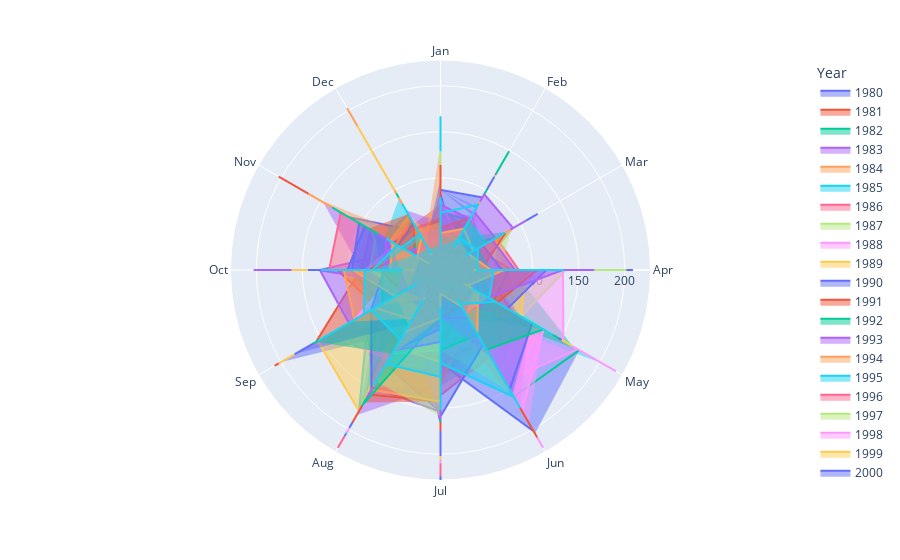

The cell this chart's notebook holds for it:
### Code cell
fig = px.line_polar(df2, r=' AQI Value', theta='Month', color='Year')

fig.update_traces(fill='toself')
fig.show()

### Figure 1 — Plotly figure (JSON) as saved in the notebook; plotly's stock layout.template omitted (floating-point values rounded to 4 significant figures; data arrays with more than 128 entries replaced by an {"elided": "..."} marker saying what was removed)
{"data": [{"fill": "toself", "hovertemplate": "Year=1980<br> AQI Value=%{r}<br>Month=%{theta}<extra></extra>", "legendgroup": "1980", "line": {"color": "#636efa", "dash": "solid"}, "marker": {"symbol": "circle"}, "mode": "lines", "name": "1980", "r": {"elided": "366 int values"}, "showlegend": true, "subplot": "polar", "theta": {"elided": "366 str values"}, "type": "scatterpolargl"}, {"fill": "toself", "hovertemplate": "Year=1981<br> AQI Value=%{r}<br>Month=%{theta}<extra></extra>", "legendgroup": "1981", "line": {"color": "#EF553B", "dash": "solid"}, "marker": {"symbol": "circle"}, "mode": "lines", "name": "1981", "r": {"elided": "365 int values"}, "showlegend": true, "subplot": "polar", "theta": {"elided": "365 str values"}, "type": "scatterpolargl"}, {"fill": "toself", "hovertemplate": "Year=1982<br> AQI Value=%{r}<br>Month=%{theta}<extra></extra>", "legendgroup": "1982", "line": {"color": "#00cc96", "dash": "solid"}, "marker": {"symbol": "circle"}, "mode": "lines", "name": "1982", "r": {"elided": "365 int values"}, "showlegend": true, "subplot": "polar", "theta": {"elided": "365 str values"}, "type": "scatterpolargl"}, {"fill": "toself", "hovertemplate": "Year=1983<br> AQI Value=%{r}<br>Month=%{theta}<extra></extra>", "legendgroup": "1983", "line": {"color": "#ab63fa", "dash": "solid"}, "marker": {"symbol": "circle"}, "mode": "lines", "name": "1983", "r": {"elided": "365 int values"}, "showlegend": true, "subplot": "polar", "theta": {"elided": "365 str values"}, "type": "scatterpolargl"}, {"fill": "toself", "hovertemplate": "Year=1984<br> AQI Value=%{r}<br>Month=%{theta}<extra></extra>", "legendgroup": "1984", "line": {"color": "#FFA15A", "dash": "solid"}, "marker": {"symbol": "circle"}, "mode": "lines", "name": "1984", "r": {"elided": "366 int values"}, "showlegend": true, "subplot": "polar", "theta": {"elided": "366 str values"}, "type": "scatterpolargl"}, {"fill": "toself", "hovertemplate": "Year=1985<br> AQI Value=%{r}<br>Month=%{theta}<extra></extra>", "legendgroup": "1985", "line": {"color": "#19d3f3", "dash": "solid"}, "marker": {"symbol": "circle"}, "mode": "lines", "name": "1985", "r": {"elided": "365 int values"}, "showlegend": true, "subplot": "polar", "theta": {"elided": "365 str values"}, "type": "scatterpolargl"}, {"fill": "toself", "hovertemplate": "Year=1986<br> AQI Value=%{r}<br>Month=%{theta}<extra></extra>", "legendgroup": "1986", "line": {"color": "#FF6692", "dash": "solid"}, "marker": {"symbol": "circle"}, "mode": "lines", "name": "1986", "r": {"elided": "365 int values"}, "showlegend": true, "subplot": "polar", "theta": {"elided": "365 str values"}, "type": "scatterpolargl"}, {"fill": "toself", "hovertemplate": "Year=1987<br> AQI Value=%{r}<br>Month=%{theta}<extra></extra>", "legendgroup": "1987", "line": {"color": "#B6E880", "dash": "solid"}, "marker": {"symbol": "circle"}, "mode": "lines", "name": "1987", "r": {"elided": "365 int values"}, "showlegend": true, "subplot": "polar", "theta": {"elided": "365 str values"}, "type": "scatterpolargl"}, {"fill": "toself", "hovertemplate": "Year=1988<br> AQI Value=%{r}<br>Month=%{theta}<extra></extra>", "legendgroup": "1988", "line": {"color": "#FF97FF", "dash": "solid"}, "marker": {"symbol": "circle"}, "mode": "lines", "name": "1988", "r": {"elided": "366 int values"}, "showlegend": true, "subplot": "polar", "theta": {"elided": "366 str values"}, "type": "scatterpolargl"}, {"fill": "toself", "hovertemplate": "Year=1989<br> AQI Value=%{r}<br>Month=%{theta}<extra></extra>", "legendgroup": "1989", "line": {"color": "#FECB52", "dash": "solid"}, "marker": {"symbol": "circle"}, "mode": "lines", "name": "1989", "r": {"elided": "365 int values"}, "showlegend": true, "subplot": "polar", "theta": {"elided": "365 str values"}, "type": "scatterpolargl"}, {"fill": "toself", "hovertemplate": "Year=1990<br> AQI Value=%{r}<br>Month=%{theta}<extra></extra>", "legendgroup": "1990", "line": {"color": "#636efa", "dash": "solid"}, "marker": {"symbol": "circle"}, "mode": "lines", "name": "1990", "r": {"elided": "365 int values"}, "showlegend": true, "subplot": "polar", "theta": {"elided": "365 str values"}, "type": "scatterpolargl"}, {"fill": "toself", "hovertemplate": "Year=1991<br> AQI Value=%{r}<br>Month=%{theta}<extra></extra>", "legendgroup": "1991", "line": {"color": "#EF553B", "dash": "solid"}, "marker": {"symbol": "circle"}, "mode": "lines", "name": "1991", "r": {"elided": "365 int values"}, "showlegend": true, "subplot": "polar", "theta": {"elided": "365 str values"}, "type": "scatterpolargl"}, {"fill": "toself", "hovertemplate": "Year=1992<br> AQI Value=%{r}<br>Month=%{theta}<extra></extra>", "legendgroup": "1992", "line": {"color": "#00cc96", "dash": "solid"}, "marker": {"symbol": "circle"}, "mode": "lines", "name": "1992", "r": {"elided": "366 int values"}, "showlegend": true, "subplot": "polar", "theta": {"elided": "366 str values"}, "type": "scatterpolargl"}, {"fill": "toself", "hovertemplate": "Year=1993<br> AQI Value=%{r}<br>Month=%{theta}<extra></extra>", "legendgroup": "1993", "line": {"color": "#ab63fa", "dash": "solid"}, "marker": {"symbol": "circle"}, "mode": "lines", "name": "1993", "r": {"elided": "365 int values"}, "showlegend": true, "subplot": "polar", "theta": {"elided": "365 str values"}, "type": "scatterpolargl"}, {"fill": "toself", "hovertemplate": "Year=1994<br> AQI Value=%{r}<br>Month=%{theta}<extra></extra>", "legendgroup": "1994", "line": {"color": "#FFA15A", "dash": "solid"}, "marker": {"symbol": "circle"}, "mode": "lines", "name": "1994", "r": {"elided": "365 int values"}, "showlegend": true, "subplot": "polar", "theta": {"elided": "365 str values"}, "type": "scatterpolargl"}, {"fill": "toself", "hovertemplate": "Year=1995<br> AQI Value=%{r}<br>Month=%{theta}<extra></extra>", "legendgroup": "1995", "line": {"color": "#19d3f3", "dash": "solid"}, "marker": {"symbol": "circle"}, "mode": "lines", "name": "1995", "r": {"elided": "365 int values"}, "showlegend": true, "subplot": "polar", "theta": {"elided": "365 str values"}, "type": "scatterpolargl"}, {"fill": "toself", "hovertemplate": "Year=1996<br> AQI Value=%{r}<br>Month=%{theta}<extra></extra>", "legendgroup": "1996", "line": {"color": "#FF6692", "dash": "solid"}, "marker": {"symbol": "circle"}, "mode": "lines", "name": "1996", "r": {"elided": "366 int values"}, "showlegend": true, "subplot": "polar", "theta": {"elided": "366 str values"}, "type": "scatterpolargl"}, {"fill": "toself", "hovertemplate": "Year=1997<br> AQI Value=%{r}<br>Month=%{theta}<extra></extra>", "legendgroup": "1997", "line": {"color": "#B6E880", "dash": "solid"}, "marker": {"symbol": "circle"}, "mode": "lines", "name": "1997", "r": {"elided": "365 int values"}, "showlegend": true, "subplot": "polar", "theta": {"elided": "365 str values"}, "type": "scatterpolargl"}, {"fill": "toself", "hovertemplate": "Year=1998<br> AQI Value=%{r}<br>Month=%{theta}<extra></extra>", "legendgroup": "1998", "line": {"color": "#FF97FF", "dash": "solid"}, "marker": {"symbol": "circle"}, "mode": "lines", "name": "1998", "r": {"elided": "365 int values"}, "showlegend": true, "subplot": "polar", "theta": {"elided": "365 str values"}, "type": "scatterpolargl"}, {"fill": "toself", "hovertemplate": "Year=1999<br> AQI Value=%{r}<br>Month=%{theta}<extra></extra>", "legendgroup": "1999", "line": {"color": "#FECB52", "dash": "solid"}, "marker": {"symbol": "circle"}, "mode": "lines", "name": "1999", "r": {"elided": "365 int values"}, "showlegend": true, "subplot": "polar", "theta": {"elided": "365 str values"}, "type": "scatterpolargl"}, {"fill": "toself", "hovertemplate": "Year=2000<br> AQI Value=%{r}<br>Month=%{theta}<extra></extra>", "legendgroup": "2000", "line": {"color": "#636efa", "dash": "solid"}, "marker": {"symbol": "circle"}, "mode": "lines", "name": "2000", "r": {"elided": "366 int values"}, "showlegend": true, "subplot": "polar", "theta": {"elided": "366 str values"}, "type": "scatterpolargl"}, {"fill": "toself", "hovertemplate": "Year=2001<br> AQI Value=%{r}<br>Month=%{theta}<extra></extra>", "legendgroup": "2001", "line": {"color": "#EF553B", "dash": "solid"}, "marker": {"symbol": "circle"}, "mode": "lines", "name": "2001", "r": {"elided": "365 int values"}, "showlegend": true, "subplot": "polar", "theta": {"elided": "365 str values"}, "type": "scatterpolargl"}, {"fill": "toself", "hovertemplate": "Year=2002<br> AQI Value=%{r}<br>Month=%{theta}<extra></extra>", "legendgroup": "2002", "line": {"color": "#00cc96", "dash": "solid"}, "marker": {"symbol": "circle"}, "mode": "lines", "name": "2002", "r": {"elided": "365 int values"}, "showlegend": true, "subplot": "polar", "theta": {"elided": "365 str values"}, "type": "scatterpolargl"}, {"fill": "toself", "hovertemplate": "Year=2003<br> AQI Value=%{r}<br>Month=%{theta}<extra></extra>", "legendgroup": "2003", "line": {"color": "#ab63fa", "dash": "solid"}, "marker": {"symbol": "circle"}, "mode": "lines", "name": "2003", "r": {"elided": "365 int values"}, "showlegend": true, "subplot": "polar", "theta": {"elided": "365 str values"}, "type": "scatterpolargl"}, {"fill": "toself", "hovertemplate": "Year=2004<br> AQI Value=%{r}<br>Month=%{theta}<extra></extra>", "legendgroup": "2004", "line": {"color": "#FFA15A", "dash": "solid"}, "marker": {"symbol": "circle"}, "mode": "lines", "name": "2004", "r": {"elided": "366 int values"}, "showlegend": true, "subplot": "polar", "theta": {"elided": "366 str values"}, "type": "scatterpolargl"}, {"fill": "toself", "hovertemplate": "Year=2005<br> AQI Value=%{r}<br>Month=%{theta}<extra></extra>", "legendgroup": "2005", "line": {"color": "#19d3f3", "dash": "solid"}, "marker": {"symbol": "circle"}, "mode": "lines", "name": "2005", "r": {"elided": "365 int values"}, "showlegend": true, "subplot": "polar", "theta": {"elided": "365 str values"}, "type": "scatterpolargl"}], "layout": {"legend": {"title": {"text": "Year"}, "tracegroupgap": 0}, "margin": {"t": 60}, "polar": {"angularaxis": {"direction": "clockwise", "rotation": 90}, "domain": {"x": [0, 1], "y": [0, 1]}}}}
